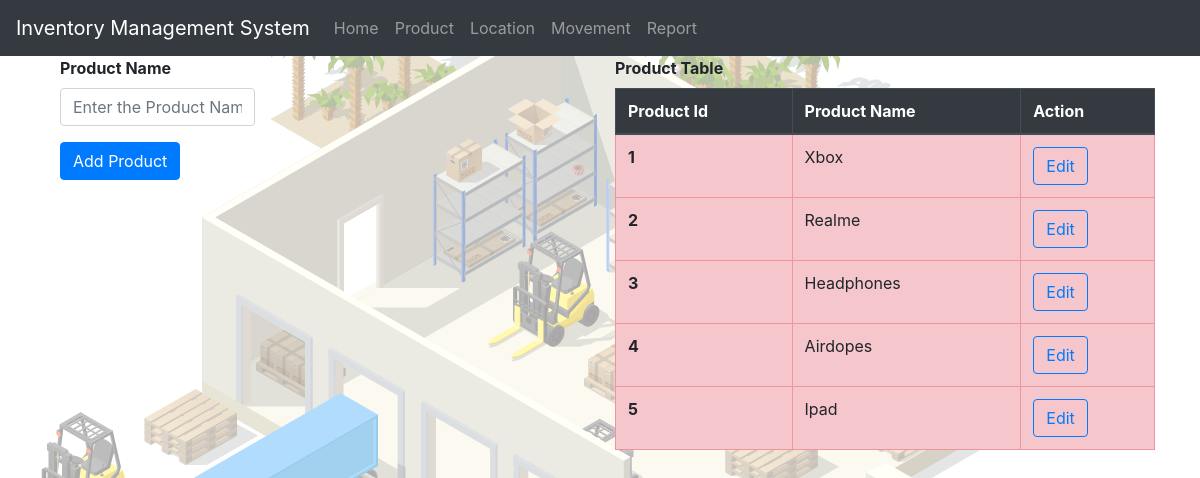
/product, run on an earlier commit of the app's database.
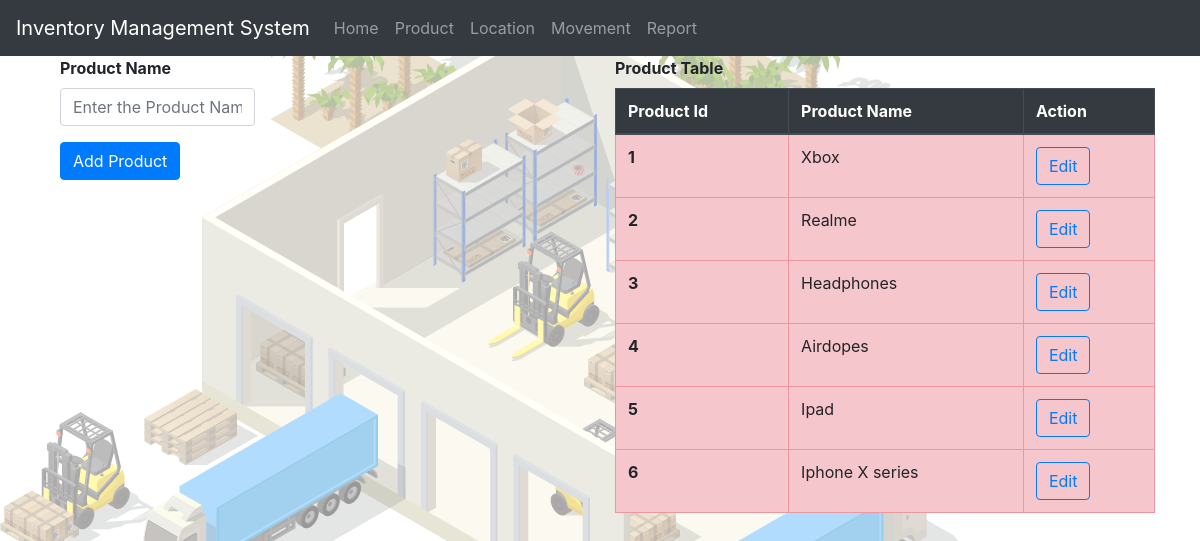
And on a later commit of the database.
### app.py (models this page shows, shortened)
class Product(db.Model):
    _id = db.Column( db.Integer, primary_key=True)
    pro_name = db.Column(db.String(50),nullable=False)

### app.py (the view, shortened to what this page needs)
@app.route("/product", methods = ["GET","POST"])
def product():
    products = Product.query.all()
    return render_template('product.html',products = products)

### templates/product.html (shortened to what this page needs)
{% extends 'index.html' %}
{% block content %}
<div class="container">
  <div class="row row-cols-2">
    <div class="col-sm-6">
      <form action="{{ url_for('product') }}" method="POST">
        <div class="form-group col-md-5">
            <label for="pro_name" ><b>Product Name</b></label>
            <input required type="text" class="form-control" id="pro_name" name="pro_name" placeholder="Enter the Product Name" >
          </div>
          <div class="form-group col-md-6">
            <button type="submit" class="btn btn-primary">Add Product</button>
          </div>
    </form>
    </div>
    <div class="col-sm-6">
      <label for="pro_name" ><b>Product Table</b></label>
      <table class="table table-hover table-bordered table-danger">
        <thead class="thead-dark">
          <tr>
            <th scope="col">Product Id</th>
            <th scope="col">Product Name</th>
            <th scope="col">Action</th>
          </tr>
        </thead>
        <tbody >
          {% for product in products %}
            <tr>
              <th> {{ loop.index }} </th>
              <td>{{ product.pro_name }}</td>
              <td>
                <button type="button" class="btn btn-outline-primary" data-toggle="modal" data-target="#editProduct{{product._id}}" >Edit</button>
            </td>
            </tr>
            {% endfor %}
        </tbody>
      </table>
    </div>
  </div>
</div>
{% endblock %}

### templates/index.html (shortened to what this page needs)
<html>
    <head><link rel="stylesheet" href="https://stackpath.bootstrapcdn.com/bootstrap/4.5.2/css/bootstrap.min.css">
    </head>
    <body>
        <nav class="navbar navbar-expand-lg navbar navbar-dark bg-dark">
            <a class="navbar-brand" href="#">Inventory Management System</a>
            <div class="collapse navbar-collapse " id="navbarSupportedContent">
              <ul class="navbar-nav mr-auto">
                <li class="nav-item">
                  <a class="nav-link" href="/" tabindex="-1" aria="true">Home </a>
                </li>
                <li class="nav-item">
                  <a class="nav-link" href="/product" tabindex="-1" aria="true">Product</a>
                </li>
                <li class="nav-item">
                  <a class="nav-link " href="/location" tabindex="-1" aria="true">Location</a>
                </li>
                <li class="nav-item">
                    <a class="nav-link " href="/product_movement" tabindex="-1" aria="true">Movement</a>
                  </li>
                <li class="nav-item dropdown">
                  <a class="nav-link " href="/Report" tabindex="-1" aria="true">Report</a>
                  </li>
              </ul>
            </div>
          </nav>
          <div class = "container-fluid">
            {% block content %} {% endblock %}
          </div>
    </body>
</html>

What changed in the data, as far as the page shows it:
added Product: pro_name "Iphone X series"
